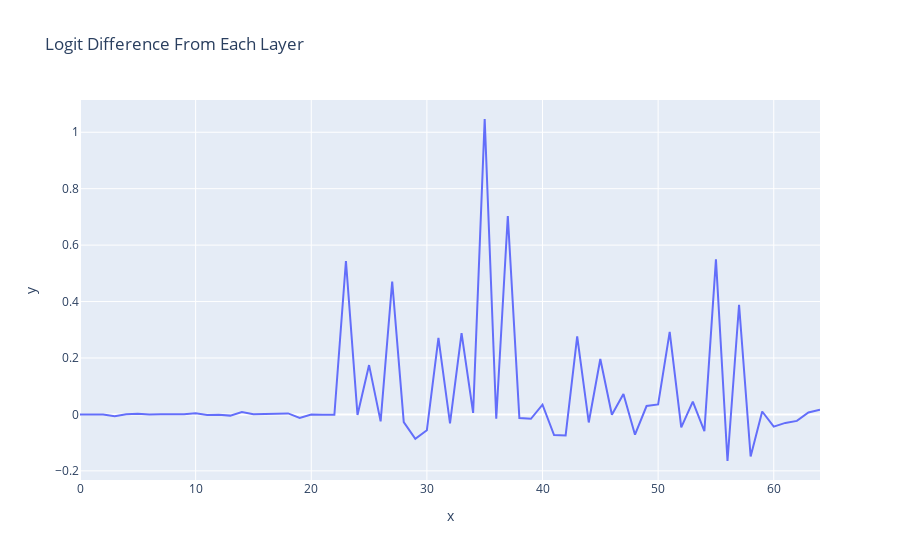

Notebook code for this chart:
### Markdown cell above
Major contributor is attention layer 8, as seen in the Pythia-attn-dropout model; Attention 9 and 10 make a more modest contribution, and the MLPs seem to largely be making negative contributions.

### Code cell
per_layer_residual, labels = clean_cache.decompose_resid(layer=-1, pos_slice=-1, return_labels=True)
per_layer_logit_diffs = residual_stack_to_logit_diff(per_layer_residual, clean_cache)
l_line(per_layer_logit_diffs, hover_name=labels, title="Logit Difference From Each Layer")

### Figure 1 — Plotly figure (JSON) as saved in the notebook; plotly's stock layout.template omitted (floating-point values rounded to 4 significant figures)
{"data": [{"hovertemplate": "<b>%{hovertext}</b><br><br>x=%{x}<br>y=%{y}<extra></extra>", "hovertext": ["embed", "0_attn_out", "0_mlp_out", "1_attn_out", "1_mlp_out", "2_attn_out", "2_mlp_out", "3_attn_out", "3_mlp_out", "4_attn_out", "4_mlp_out", "5_attn_out", "5_mlp_out", "6_attn_out", "6_mlp_out", "7_attn_out", "7_mlp_out", "8_attn_out", "8_mlp_out", "9_attn_out", "9_mlp_out", "10_attn_out", "10_mlp_out", "11_attn_out", "11_mlp_out", "12_attn_out", "12_mlp_out", "13_attn_out", "13_mlp_out", "14_attn_out", "14_mlp_out", "15_attn_out", "15_mlp_out", "16_attn_out", "16_mlp_out", "17_attn_out", "17_mlp_out", "18_attn_out", "18_mlp_out", "19_attn_out", "19_mlp_out", "20_attn_out", "20_mlp_out", "21_attn_out", "21_mlp_out", "22_attn_out", "22_mlp_out", "23_attn_out", "23_mlp_out", "24_attn_out", "24_mlp_out", "25_attn_out", "25_mlp_out", "26_attn_out", "26_mlp_out", "27_attn_out", "27_mlp_out", "28_attn_out", "28_mlp_out", "29_attn_out", "29_mlp_out", "30_attn_out", "30_mlp_out", "31_attn_out", "31_mlp_out"], "legendgroup": "", "line": {"color": "#636efa", "dash": "solid"}, "marker": {"symbol": "circle"}, "mode": "lines", "name": "", "orientation": "v", "showlegend": false, "type": "scatter", "x": [0, 1, 2, 3, 4, 5, 6, 7, 8, 9, 10, 11, 12, 13, 14, 15, 16, 17, 18, 19, 20, 21, 22, 23, 24, 25, 26, 27, 28, 29, 30, 31, 32, 33, 34, 35, 36, 37, 38, 39, 40, 41, 42, 43, 44, 45, 46, 47, 48, 49, 50, 51, 52, 53, 54, 55, 56, 57, 58, 59, 60, 61, 62, 63, 64], "xaxis": "x", "y": [8.862e-05, -0.0009384, 7.629e-05, -0.006204, 0.0005867, 0.002035, -0.0006435, 0.0004795, -0.0007132, 0.0004542, 0.004077, -0.001613, -0.000678, -0.0042, 0.008626, 0.0004505, 0.00182, 0.003427, 0.003606, -0.01228, -0.0001882, -0.001523, -0.001444, 0.5436, -0.001985, 0.1748, -0.02446, 0.4711, -0.0275, -0.08617, -0.05598, 0.2711, -0.03136, 0.288, 0.005386, 1.047, -0.01542, 0.7033, -0.01251, -0.01551, 0.03441, -0.07325, -0.07426, 0.2766, -0.02846, 0.1964, -0.001249, 0.07254, -0.07183, 0.02983, 0.03568, 0.2928, -0.04586, 0.04561, -0.05913, 0.5497, -0.165, 0.3887, -0.1487, 0.01039, -0.04327, -0.03, -0.02292, 0.006749, 0.01684], "yaxis": "y"}], "layout": {"legend": {"tracegroupgap": 0}, "title": {"text": "Logit Difference From Each Layer"}, "xaxis": {"anchor": "y", "domain": [0, 1], "title": {"text": "x"}}, "yaxis": {"anchor": "x", "domain": [0, 1], "title": {"text": "y"}}}}
